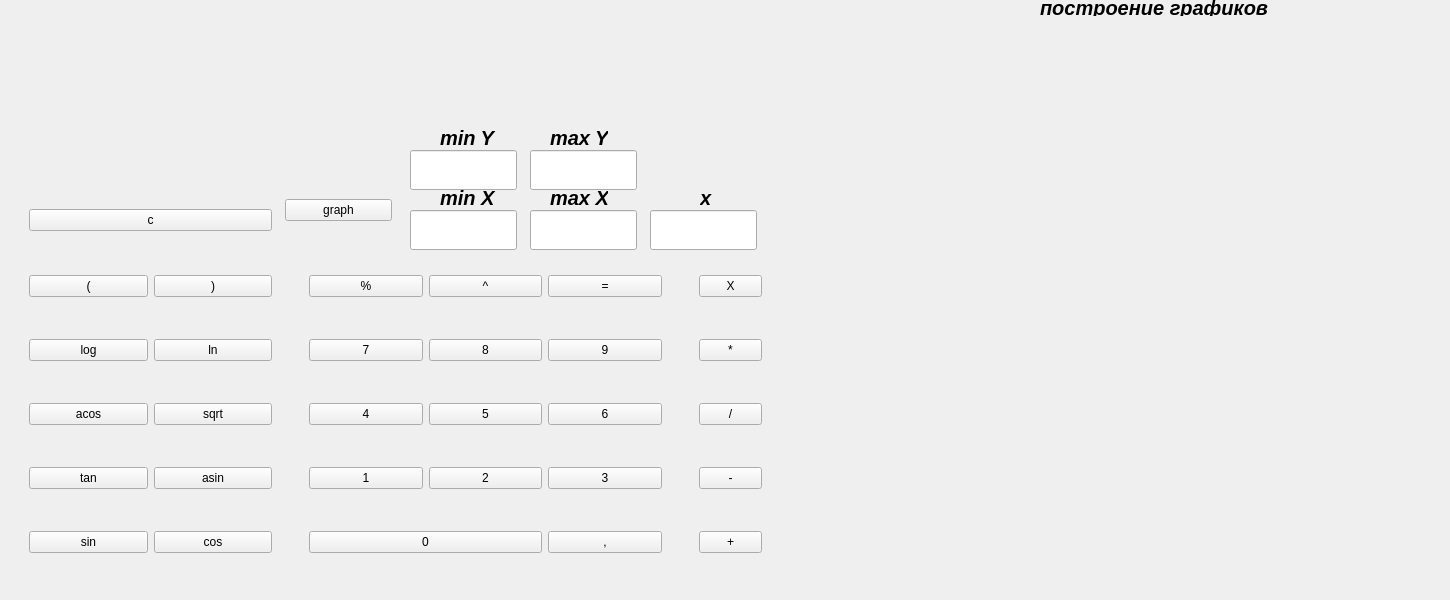
<?xml version="1.0" encoding="UTF-8"?>
<ui version="4.0">
 <class>SmartCalc</class>
 <widget class="QMainWindow" name="SmartCalc">
  <property name="geometry">
   <rect>
    <x>0</x>
    <y>0</y>
    <width>1450</width>
    <height>600</height>
   </rect>
  </property>
  <property name="minimumSize">
   <size>
    <width>1400</width>
    <height>600</height>
   </size>
  </property>
  <property name="maximumSize">
   <size>
    <width>1450</width>
    <height>600</height>
   </size>
  </property>
  <property name="windowTitle">
   <string>S21_SmartCalc</string>
  </property>
  <property name="windowIcon">
   <iconset>
    <normaloff>resourc/ico.png</normaloff>resourc/ico.png</iconset>
  </property>
  <property name="windowOpacity">
   <double>1.000000000000000</double>
  </property>
  <widget class="QWidget" name="centralwidget">
   <property name="enabled">
    <bool>true</bool>
   </property>
   <property name="styleSheet">
    <string notr="true">QWidget {

}</string>
   </property>
   <widget class="QFrame" name="box2">
    <property name="geometry">
     <rect>
      <x>300</x>
      <y>230</y>
      <width>371</width>
      <height>371</height>
     </rect>
    </property>
    <layout class="QGridLayout" name="gridLayout">
     <item row="3" column="2">
      <widget class="QPushButton" name="pushButton_3">
       <property name="text">
        <string>3</string>
       </property>
      </widget>
     </item>
     <item row="2" column="2">
      <widget class="QPushButton" name="pushButton_6">
       <property name="text">
        <string>6</string>
       </property>
      </widget>
     </item>
     <item row="4" column="2">
      <widget class="QPushButton" name="pushButton_dot">
       <property name="text">
        <string>,</string>
       </property>
      </widget>
     </item>
     <item row="4" column="0" colspan="2">
      <widget class="QPushButton" name="pushButton_0">
       <property name="text">
        <string>0</string>
       </property>
       <property name="shortcut">
        <string/>
       </property>
       <property name="autoDefault">
        <bool>false</bool>
       </property>
       <property name="default">
        <bool>false</bool>
       </property>
       <property name="flat">
        <bool>false</bool>
       </property>
      </widget>
     </item>
     <item row="0" column="2">
      <widget class="QPushButton" name="pushButton_equals">
       <property name="focusPolicy">
        <enum>Qt::TabFocus</enum>
       </property>
       <property name="toolTipDuration">
        <number>-1</number>
       </property>
       <property name="text">
        <string>=</string>
       </property>
       <property name="checkable">
        <bool>false</bool>
       </property>
       <property name="autoExclusive">
        <bool>false</bool>
       </property>
       <property name="autoRepeatDelay">
        <number>300</number>
       </property>
       <property name="autoRepeatInterval">
        <number>100</number>
       </property>
       <property name="autoDefault">
        <bool>false</bool>
       </property>
       <property name="default">
        <bool>false</bool>
       </property>
       <property name="flat">
        <bool>false</bool>
       </property>
      </widget>
     </item>
     <item row="1" column="1">
      <widget class="QPushButton" name="pushButton_8">
       <property name="text">
        <string>8</string>
       </property>
      </widget>
     </item>
     <item row="0" column="0">
      <widget class="QPushButton" name="pushButton_remainder">
       <property name="text">
        <string>%</string>
       </property>
      </widget>
     </item>
     <item row="2" column="0">
      <widget class="QPushButton" name="pushButton_4">
       <property name="text">
        <string>4</string>
       </property>
      </widget>
     </item>
     <item row="1" column="2">
      <widget class="QPushButton" name="pushButton_9">
       <property name="text">
        <string>9</string>
       </property>
      </widget>
     </item>
     <item row="1" column="0">
      <widget class="QPushButton" name="pushButton_7">
       <property name="text">
        <string>7</string>
       </property>
      </widget>
     </item>
     <item row="0" column="1">
      <widget class="QPushButton" name="pushButton_square">
       <property name="text">
        <string>^</string>
       </property>
      </widget>
     </item>
     <item row="3" column="0">
      <widget class="QPushButton" name="pushButton_1">
       <property name="text">
        <string>1</string>
       </property>
      </widget>
     </item>
     <item row="3" column="1">
      <widget class="QPushButton" name="pushButton_2">
       <property name="text">
        <string>2</string>
       </property>
      </widget>
     </item>
     <item row="2" column="1">
      <widget class="QPushButton" name="pushButton_5">
       <property name="text">
        <string>5</string>
       </property>
      </widget>
     </item>
    </layout>
   </widget>
   <widget class="QFrame" name="box3">
    <property name="geometry">
     <rect>
      <x>690</x>
      <y>230</y>
      <width>81</width>
      <height>371</height>
     </rect>
    </property>
    <layout class="QGridLayout" name="gridLayout_4">
     <item row="5" column="2">
      <widget class="QPushButton" name="pushButton_minus">
       <property name="text">
        <string>-</string>
       </property>
      </widget>
     </item>
     <item row="4" column="2">
      <widget class="QPushButton" name="pushButton_divide">
       <property name="text">
        <string>/</string>
       </property>
       <property name="autoDefault">
        <bool>false</bool>
       </property>
       <property name="default">
        <bool>false</bool>
       </property>
       <property name="flat">
        <bool>false</bool>
       </property>
      </widget>
     </item>
     <item row="3" column="2">
      <widget class="QPushButton" name="pushButton_multiply">
       <property name="text">
        <string>*</string>
       </property>
      </widget>
     </item>
     <item row="6" column="2">
      <widget class="QPushButton" name="pushButton_plus">
       <property name="text">
        <string>+</string>
       </property>
      </widget>
     </item>
     <item row="2" column="2">
      <widget class="QPushButton" name="pushButton_x">
       <property name="text">
        <string>X</string>
       </property>
      </widget>
     </item>
    </layout>
   </widget>
   <widget class="QFrame" name="box4">
    <property name="geometry">
     <rect>
      <x>20</x>
      <y>190</y>
      <width>261</width>
      <height>61</height>
     </rect>
    </property>
    <layout class="QGridLayout" name="gridLayout_5">
     <item row="0" column="1">
      <widget class="QPushButton" name="pushButton_c">
       <property name="text">
        <string>c</string>
       </property>
      </widget>
     </item>
    </layout>
   </widget>
   <widget class="QLabel" name="label">
    <property name="enabled">
     <bool>true</bool>
    </property>
    <property name="geometry">
     <rect>
      <x>20</x>
      <y>10</y>
      <width>759</width>
      <height>109</height>
     </rect>
    </property>
    <property name="minimumSize">
     <size>
      <width>0</width>
      <height>95</height>
     </size>
    </property>
    <property name="font">
     <font>
      <pointsize>36</pointsize>
     </font>
    </property>
    <property name="styleSheet">
     <string notr="true"/>
    </property>
    <property name="text">
     <string/>
    </property>
   </widget>
   <widget class="QFrame" name="box1">
    <property name="geometry">
     <rect>
      <x>20</x>
      <y>230</y>
      <width>261</width>
      <height>371</height>
     </rect>
    </property>
    <layout class="QGridLayout" name="gridLayout_2">
     <item row="2" column="0">
      <widget class="QPushButton" name="pushButton_log">
       <property name="text">
        <string>log</string>
       </property>
      </widget>
     </item>
     <item row="4" column="1">
      <widget class="QPushButton" name="pushButton_asin">
       <property name="text">
        <string>asin</string>
       </property>
      </widget>
     </item>
     <item row="3" column="0">
      <widget class="QPushButton" name="pushButton_acos">
       <property name="baseSize">
        <size>
         <width>0</width>
         <height>0</height>
        </size>
       </property>
       <property name="text">
        <string>acos</string>
       </property>
      </widget>
     </item>
     <item row="1" column="0">
      <widget class="QPushButton" name="pushButton_open_bracket">
       <property name="text">
        <string>(</string>
       </property>
      </widget>
     </item>
     <item row="4" column="0">
      <widget class="QPushButton" name="pushButton_tan">
       <property name="text">
        <string>tan</string>
       </property>
      </widget>
     </item>
     <item row="5" column="1">
      <widget class="QPushButton" name="pushButton_cos">
       <property name="text">
        <string>cos</string>
       </property>
      </widget>
     </item>
     <item row="2" column="1">
      <widget class="QPushButton" name="pushButton_ln">
       <property name="text">
        <string>ln</string>
       </property>
      </widget>
     </item>
     <item row="3" column="1">
      <widget class="QPushButton" name="pushButton_sqrt">
       <property name="text">
        <string>sqrt</string>
       </property>
      </widget>
     </item>
     <item row="1" column="1">
      <widget class="QPushButton" name="pushButton_closed_bracket">
       <property name="text">
        <string>)</string>
       </property>
      </widget>
     </item>
     <item row="5" column="0">
      <widget class="QPushButton" name="pushButton_sin">
       <property name="text">
        <string>sin</string>
       </property>
      </widget>
     </item>
    </layout>
   </widget>
   <widget class="QCustomPlot" name="graph" native="true">
    <property name="geometry">
     <rect>
      <x>790</x>
      <y>20</y>
      <width>601</width>
      <height>561</height>
     </rect>
    </property>
   </widget>
   <widget class="QLabel" name="label_graph">
    <property name="geometry">
     <rect>
      <x>1040</x>
      <y>0</y>
      <width>241</width>
      <height>16</height>
     </rect>
    </property>
    <property name="font">
     <font>
      <pointsize>15</pointsize>
      <italic>true</italic>
      <bold>true</bold>
     </font>
    </property>
    <property name="text">
     <string>построение графиков</string>
    </property>
   </widget>
   <widget class="QLineEdit" name="lineEdit">
    <property name="geometry">
     <rect>
      <x>650</x>
      <y>210</y>
      <width>107</width>
      <height>40</height>
     </rect>
    </property>
    <property name="font">
     <font>
      <pointsize>15</pointsize>
      <italic>true</italic>
      <bold>true</bold>
     </font>
    </property>
   </widget>
   <widget class="QLineEdit" name="min">
    <property name="geometry">
     <rect>
      <x>410</x>
      <y>210</y>
      <width>107</width>
      <height>40</height>
     </rect>
    </property>
    <property name="font">
     <font>
      <pointsize>15</pointsize>
      <italic>true</italic>
      <bold>true</bold>
     </font>
    </property>
   </widget>
   <widget class="QLineEdit" name="max">
    <property name="geometry">
     <rect>
      <x>530</x>
      <y>210</y>
      <width>107</width>
      <height>40</height>
     </rect>
    </property>
    <property name="font">
     <font>
      <pointsize>15</pointsize>
      <italic>true</italic>
      <bold>true</bold>
     </font>
    </property>
   </widget>
   <widget class="QFrame" name="box5">
    <property name="geometry">
     <rect>
      <x>270</x>
      <y>190</y>
      <width>131</width>
      <height>61</height>
     </rect>
    </property>
    <layout class="QFormLayout" name="formLayout_2">
     <item row="0" column="1">
      <widget class="QPushButton" name="pushButton_graph">
       <property name="text">
        <string>graph</string>
       </property>
      </widget>
     </item>
    </layout>
   </widget>
   <widget class="QLabel" name="label_x">
    <property name="geometry">
     <rect>
      <x>700</x>
      <y>190</y>
      <width>61</width>
      <height>16</height>
     </rect>
    </property>
    <property name="font">
     <font>
      <pointsize>15</pointsize>
      <italic>true</italic>
      <bold>true</bold>
     </font>
    </property>
    <property name="text">
     <string>x</string>
    </property>
   </widget>
   <widget class="QLineEdit" name="minY">
    <property name="geometry">
     <rect>
      <x>410</x>
      <y>150</y>
      <width>107</width>
      <height>40</height>
     </rect>
    </property>
    <property name="font">
     <font>
      <pointsize>15</pointsize>
      <italic>true</italic>
      <bold>true</bold>
     </font>
    </property>
    <property name="layoutDirection">
     <enum>Qt::LeftToRight</enum>
    </property>
    <property name="autoFillBackground">
     <bool>false</bool>
    </property>
   </widget>
   <widget class="QLineEdit" name="maxY">
    <property name="geometry">
     <rect>
      <x>530</x>
      <y>150</y>
      <width>107</width>
      <height>40</height>
     </rect>
    </property>
    <property name="font">
     <font>
      <pointsize>15</pointsize>
      <italic>true</italic>
      <bold>true</bold>
     </font>
    </property>
   </widget>
   <widget class="QLabel" name="label_min_x">
    <property name="geometry">
     <rect>
      <x>440</x>
      <y>190</y>
      <width>58</width>
      <height>16</height>
     </rect>
    </property>
    <property name="font">
     <font>
      <pointsize>15</pointsize>
      <italic>true</italic>
      <bold>true</bold>
     </font>
    </property>
    <property name="text">
     <string>min X</string>
    </property>
   </widget>
   <widget class="QLabel" name="label_max_x">
    <property name="geometry">
     <rect>
      <x>550</x>
      <y>190</y>
      <width>58</width>
      <height>16</height>
     </rect>
    </property>
    <property name="font">
     <font>
      <pointsize>15</pointsize>
      <italic>true</italic>
      <bold>true</bold>
     </font>
    </property>
    <property name="text">
     <string>max X</string>
    </property>
   </widget>
   <widget class="QLabel" name="label_min_y">
    <property name="geometry">
     <rect>
      <x>440</x>
      <y>130</y>
      <width>58</width>
      <height>16</height>
     </rect>
    </property>
    <property name="font">
     <font>
      <pointsize>15</pointsize>
      <italic>true</italic>
      <bold>true</bold>
     </font>
    </property>
    <property name="text">
     <string>min Y</string>
    </property>
   </widget>
   <widget class="QLabel" name="label_max_y">
    <property name="geometry">
     <rect>
      <x>550</x>
      <y>130</y>
      <width>58</width>
      <height>16</height>
     </rect>
    </property>
    <property name="font">
     <font>
      <pointsize>15</pointsize>
      <italic>true</italic>
      <bold>true</bold>
     </font>
    </property>
    <property name="text">
     <string>max Y</string>
    </property>
   </widget>
  </widget>
 </widget>
 <customwidgets>
  <customwidget>
   <class>QCustomPlot</class>
   <extends>QWidget</extends>
   <header location="global">qcustomplot.h</header>
   <container>1</container>
  </customwidget>
 </customwidgets>
 <resources/>
 <connections/>
</ui>
